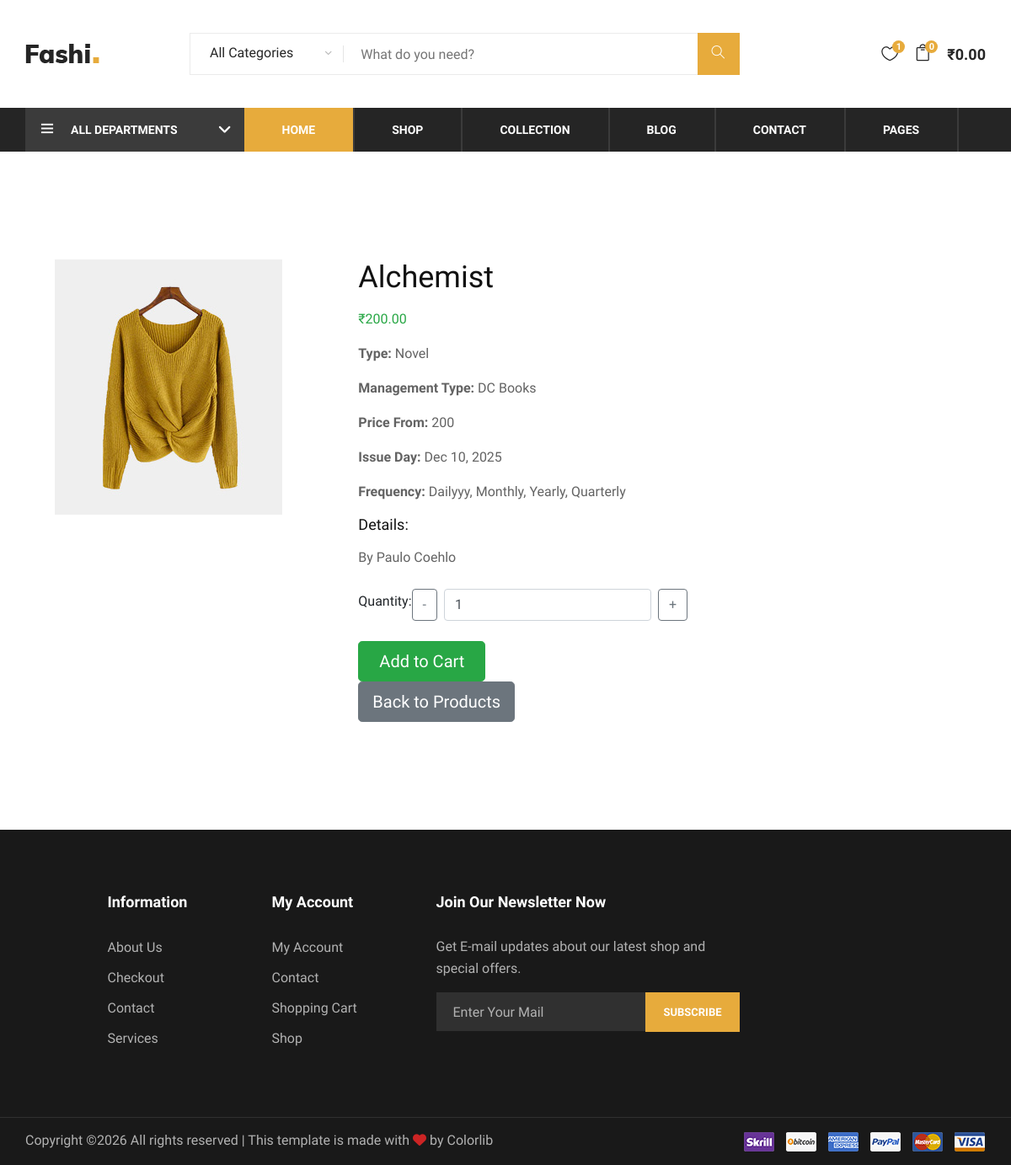
The page /customer/product/6/2/ on the database its author committed.
### admin_panel/models.py (models this page shows, shortened)
class Product(models.Model):
    type = models.CharField(max_length=50)
    name = models.CharField(max_length=50)
    price = models.DecimalField(max_digits=10, decimal_places=2)
    price_from = models.CharField(max_length=20)
    management_type = models.CharField(max_length=50)
    issue_day = models.DateField()
    details = models.TextField()
    frequency = models.ManyToManyField(Frequency, blank=True)

class Frequency(models.Model):
    frequency = models.CharField(max_length=20)
    def __str__(self):
        return self.frequency

### customer/views.py (the view)
# urls.py: path('product/<int:product_id>/<int:agent_id>/', views.product_detail, name='product_detail'),
def product_detail(request, product_id, agent_id):
    product = get_object_or_404(Product.objects.prefetch_related('frequency'), id=product_id)
    context = {'product': product, 'agent_id': agent_id}
    return render(request, 'product_detail.html', context)

### templates/product_detail.html (shortened to what this page needs)
{% extends 'header_footer.html' %}
{% load static %}
{% block content %}
<section class="product-detail spad py-5">
    <div class="container">
        <div class="row">
            <div class="col-lg-6">
                <img src="{% static 'img/products/product-1.jpg' %}" class="img-fluid" alt="{{ product.name }}">
            </div>
            <div class="col-lg-6">
                <div class="detail-section">
                    <h2 class="mb-3">{{ product.name }}</h2>
                    <div class="price fw-bold text-success fs-1 mb-3">₹{{ product.price }}</div>
                    <p><strong>Type:</strong> {{ product.type }}</p>
                    <p><strong>Management Type:</strong> {{ product.management_type }}</p>
                    <p><strong>Price From:</strong> {{ product.price_from }}</p>
                    <p><strong>Issue Day:</strong> {{ product.issue_day|date:"M d, Y" }}</p>
                    <p><strong>Frequency:</strong> {{ product.frequency.all|join:", " }}</p>
                    <div class="details mb-4">
                        <h5>Details:</h5>
                        <p>{{ product.details|linebreaks }}</p>
                    </div>
                    <div class="qty-section d-flex align-items-center mb-4">
                        <label class="me-3 fw-bold">Quantity:</label>
                        <button class="btn btn-outline-secondary me-2" type="button" onclick="changeQty(-1)">-</button>
                        <input type="number" id="qty" value="1" min="1" class="form-control w-auto d-inline mx-2" style="width: 80px;">
                        <button class="btn btn-outline-secondary" type="button" onclick="changeQty(1)">+</button>
                    </div>
                    <button class="btn btn-success btn-lg px-4" onclick="addToCart()">Add to Cart</button>
                    <a href="{% url 'customer_agent_products' agent_id=agent_id %}"
                      class="btn btn-secondary btn-lg ms-2">
                      Back to Products
                    </a>
                </div>
            </div>
        </div>
    </div>
</section>
{% endblock %}

### static/css/style.css (style rules this page uses)
html, body { height: 100%; font-family: "Muli", sans-serif; -webkit-font-smoothing: antialiased; font-smoothing: antialiased; }
h1, h2, h3, h4, h5, h6 { margin: 0; color: #111111; font-weight: 400; font-family: "Muli", sans-serif; }
h2 { font-size: 36px; }
h5 { font-size: 18px; }
p { font-size: 16px; font-family: "Muli", sans-serif; color: #636363; font-weight: 400; line-height: 26px; margin: 0 0 15px 0; }
img { max-width: 100%; }
.spad { padding-top: 100px; padding-bottom: 100px; }
@media only screen and (min-width: 1200px) { .container { max-width: 1170px; } }

### rows shown on the page
Product: name "Alchemist", price "200.00", type "Novel", management_type "DC Books", price_from "200", issue_day "Dec 10, 2025", frequency.all "Dailyyy, Monthly, Yearly, Quarterly", details "By Paulo Coehlo"
